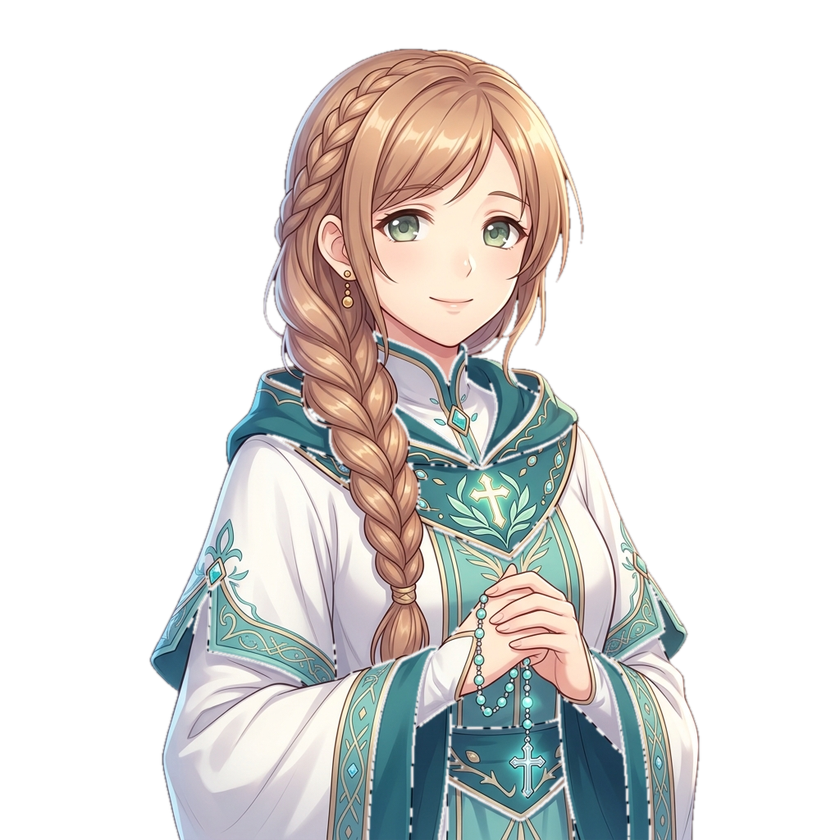
#> input picture pipeline-assets/art-backup-20260807/cheng-dorm-v2.png, 840 x 840 px, shrunk from 1024 x 1024 before the run
$ python strip_ai_background.py ../pipeline-assets/art-backup-20260807/cheng-dorm-v2.png ../pipeline-assets/art-backup-20260807/lan-dorm-v2.png
#> lines starting #> are read from the running program, lines starting #| are printed output that depends on the picture
"""
精确抠图：AI 生成图的白/灰棋盘格背景去除
- HSV 空间判定：棋盘格为中性灰（saturation ≈ 0）+ 高亮（V > 0.75）
- 物体金属/木柄/皮革有色彩（saturation > 0.04）→ 保留
- 物体高光点虽高亮低饱和，但位于中央安全区内 → 保险保留
- 四角 flood-fill 仅在中央安全区外传播，避免侵蚀物体

用法：python strip_bg.py <src.png> <dst.png>
"""
import sys
from PIL import Image

src, dst = sys.argv[1], sys.argv[2]
img = Image.open(src).convert("RGBA")
#> img is the input picture: PIL image 840x840 RGBA; mean R, G, B, A 70.7, 68.8, 66.5, 103
w, h = img.size
#> w = 840; h = 840
src_rgb = img.convert("RGB").load()
out_data = img.load()

# 中央物体安全区（通用：25-75% × 15-85%，覆盖所有装备大致范围）
SX0, SX1 = int(w * 0.25), int(w * 0.75)
#> SX0 = 210; SX1 = 630
SY0, SY1 = int(h * 0.15), int(h * 0.85)
#> SY0 = 126; SY1 = 714

# 边缘饱和度阈值（HSV S）：棋盘格中性灰 < 0.04；物体金属/木柄 ≥ 0.05
SAT_THRESHOLD = 0.04
MIN_BRIGHTNESS = 100  # 排除纯黑物体
MAX_BRIGHTNESS = 255

# 步骤 1：用 HSV 判定生成 mask（仅高亮 + 低饱和 = 候选背景）
candidate_bg = [[False] * w for _ in range(h)]
for y in range(h):
    for x in range(w):
        r, g, b = src_rgb[x, y]
        max_ch = max(r, g, b)
        min_ch = min(r, g, b)
        if min_ch < MIN_BRIGHTNESS or max_ch > MAX_BRIGHTNESS:
            continue
        sat = (max_ch - min_ch) / 255.0
        if sat < SAT_THRESHOLD:
            candidate_bg[y][x] = True
#> after the loop, candidate_bg = 840 items

# 步骤 2：从四角 BFS，仅传播中央安全区外的候选背景（保护物体不被边缘侵蚀）
visited = [[False] * w for _ in range(h)]
from collections import deque
queue = deque()
for sx, sy in [(0, 0), (w - 1, 0), (0, h - 1), (w - 1, h - 1)]:
    if candidate_bg[sy][sx] and not (SX0 <= sx < SX1 and SY0 <= sy < SY1):
        queue.append((sx, sy))
        visited[sy][sx] = True
#> after the loop, visited = 840 items

# 4-连通传播，不进入中央安全区
while queue:
    x, y = queue.popleft()
    for dx, dy in [(-1, 0), (1, 0), (0, -1), (0, 1)]:
        nx, ny = x + dx, y + dy
        if 0 <= nx < w and 0 <= ny < h and not visited[ny][nx]:
            if SX0 <= nx < SX1 and SY0 <= ny < SY1:
                continue
            if candidate_bg[ny][nx]:
                visited[ny][nx] = True
                queue.append((nx, ny))
#> this loop made 0 passes

# 步骤 3：应用透明——所有候选背景都变透明（safe-zone 内的也透明，BFS 仅控制边界跨越）
for y in range(h):
    for x in range(w):
        if candidate_bg[y][x]:
            r, g, b, _ = out_data[x, y]
            out_data[x, y] = (r, g, b, 0)

img.save(dst, "PNG")
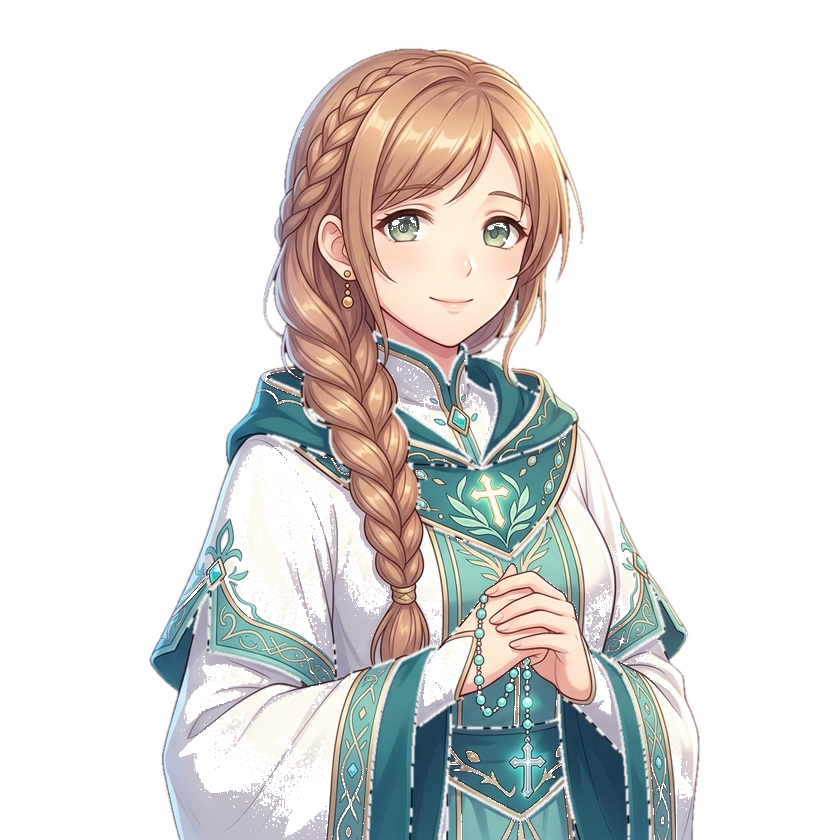
#> saved as lan-dorm-v2.png: PIL image 840x840 RGBA; mean R, G, B, A 70.7, 68.8, 66.5, 90.8; transparent parts drawn white

# 统计
total_alpha = sum(out_data[x, y][3] for x in range(w) for y in range(h))
#> total_alpha = 64091025
fully_transparent = sum(1 for x in range(w) for y in range(h) if out_data[x, y][3] == 0)
#> fully_transparent = 440496
print(f"saved: {dst}")
print(f"size: {w}x{h}")
#| size: 840x840
print(f"avg alpha: {total_alpha / (w * h):.1f}")
#| avg alpha: 90.8
print(f"fully-transparent ratio: {fully_transparent / (w * h) * 100:.1f}%")
#| fully-transparent ratio: 62.4%
print(f"safe-zone preserves central object: x[{SX0},{SX1}] y[{SY0},{SY1}]")
#| safe-zone preserves central object: x[210,630] y[126,714]
